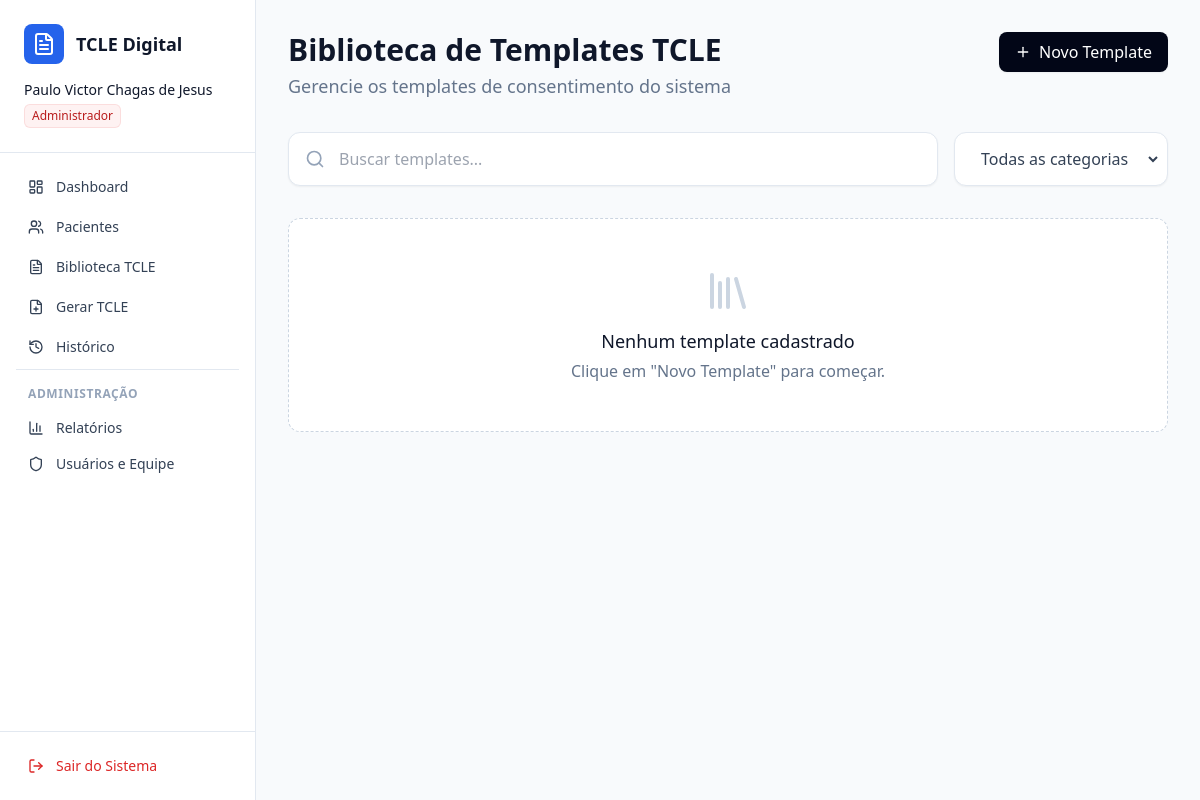
The app's page /biblioteca/ (signed in), older data.
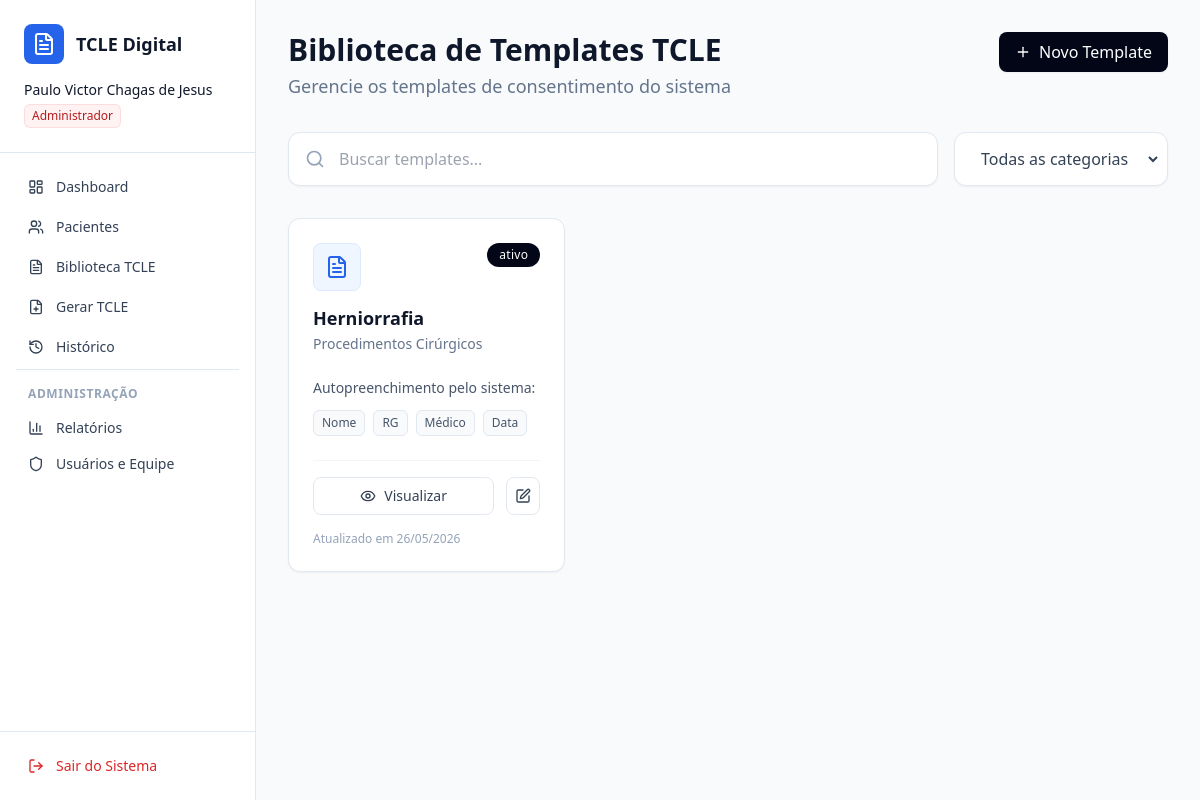
The same page, newer data.
### usuarios/models.py (models this page shows, shortened)
class Usuario(AbstractUser):
    username = None
    email = models.EmailField('Endereço de E-mail', unique=True)
    nome = models.CharField('Nome Completo', max_length=255)
    OPCOES_DE_PERFIL = (
        ('ADMIN', 'Administrador'),
        ('PADRAO', 'Usuário Padrão'),
    )
    perfil = models.CharField(max_length=10, choices=OPCOES_DE_PERFIL, default='PADRAO')
    profissao = models.CharField(max_length=100, blank=True, null=True)
    USERNAME_FIELD = 'email'
    REQUIRED_FIELDS = ['nome']
    objects = UsuarioManager()

### pacientes/models.py (models this page shows, shortened)
class TemplateTCLE(models.Model):
    CATEGORIAS = (
        ('CIRURGICO', 'Procedimentos Cirúrgicos'),
        ('ANESTESICO', 'Procedimentos Anestésicos'),
        ('EXAME', 'Exames Diagnósticos Invasivos'),
        ('HEMOTERAPIA', 'Hemoterapia'),
        ('ODONTO', 'Procedimentos Odontológicos'),
        ('ALTO_RISCO', 'Terapias de Alto Risco'),
    )
    titulo = models.CharField('Título do Template', max_length=200)
    categoria = models.CharField('Categoria', max_length=20, choices=CATEGORIAS)
    texto_base = models.TextField('Texto do Documento')
    ativo = models.BooleanField(default=True)
    atualizado_em = models.DateTimeField(auto_now=True)
    criado_por = models.ForeignKey(settings.AUTH_USER_MODEL, on_delete=models.SET_NULL, null=True)

### pacientes/views.py (the view, shortened to what this page needs)
# urls.py: path('biblioteca/', pacientes_views.biblioteca_tcle, name='biblioteca'),
@login_required
def biblioteca_tcle(request):
    templates = TemplateTCLE.objects.all().order_by('-atualizado_em')
    return render(request, 'pacientes/biblioteca.html', {'templates': templates})

### pacientes/templates/pacientes/biblioteca.html (shortened to what this page needs)
{% extends 'usuarios/base.html' %}
{% block conteudo %}
<div class="p-8 max-w-7xl mx-auto">
    <div class="flex justify-between items-start mb-8">
        <div>
            <h1 class="text-3xl font-semibold text-slate-900 mb-1">Biblioteca de Templates TCLE</h1>
            <p class="text-slate-500 text-lg">Gerencie os templates de consentimento do sistema</p>
        </div>
        <button onclick="abrirModal('modalNovoTemplate')"
            class="bg-slate-950 text-white px-4 py-2 rounded-lg font-medium flex items-center gap-2 hover:bg-slate-800 transition-colors shadow-sm">
            <i data-lucide="plus" class="w-4 h-4"></i>
            Novo Template
        </button>
    </div>
    <div class="flex gap-4 mb-8">
        <div class="relative flex-1 bg-white border border-slate-200 rounded-xl p-1.5 shadow-sm">
            <i data-lucide="search"
                class="absolute left-4 top-1/2 transform -translate-y-1/2 text-slate-400 w-5 h-5"></i>
            <input type="text" placeholder="Buscar templates..."
                class="w-full bg-transparent border-none pl-11 pr-4 py-2 text-slate-700 focus:outline-none focus:ring-0">
        </div>
        <div class="bg-white border border-slate-200 rounded-xl shadow-sm p-1.5">
            <select
                class="bg-transparent border-none text-slate-700 py-2 px-4 focus:outline-none focus:ring-0 cursor-pointer">
                <option>Todas as categorias</option>
            </select>
        </div>
    </div>
    <div class="grid grid-cols-1 md:grid-cols-2 lg:grid-cols-3 gap-6">
        {% for template in templates %}
        <div
            class="bg-white border border-slate-200 rounded-xl p-6 shadow-sm relative flex flex-col h-full hover:shadow-md transition-shadow">
            <span
                class="absolute top-6 right-6 bg-slate-950 text-white text-xs px-3 py-1 rounded-full font-medium tracking-wide">
                {% if template.ativo %}ativo{% else %}inativo{% endif %}
            </span>
            <div class="bg-blue-50 w-12 h-12 rounded-lg flex items-center justify-center mb-4 border border-blue-100">
                <i data-lucide="file-text" class="w-6 h-6 text-blue-600"></i>
            </div>
            <h3 class="text-lg font-semibold text-slate-900 leading-tight mb-1">{{ template.titulo }}</h3>
            <p class="text-slate-500 text-sm mb-6">{{ template.get_categoria_display }}</p>
            <div class="mt-auto">
                <p class="text-sm text-slate-600 mb-3">Autopreenchimento pelo sistema:</p>
                <div class="flex flex-wrap gap-2 mb-6">
                    <span
                        class="border border-slate-200 text-slate-600 text-xs px-2 py-1 rounded-md bg-slate-50">Nome</span>
                    <span
                        class="border border-slate-200 text-slate-600 text-xs px-2 py-1 rounded-md bg-slate-50">RG</span>
                    <span
                        class="border border-slate-200 text-slate-600 text-xs px-2 py-1 rounded-md bg-slate-50">Médico</span>
                    <span
                        class="border border-slate-200 text-slate-600 text-xs px-2 py-1 rounded-md bg-slate-50">Data</span>
                </div>
                <div class="flex gap-3 pt-4 border-t border-slate-100">
                    <button data-titulo="{{ template.titulo }}" data-categoria="{{ template.get_categoria_display }}"
                        data-texto="{{ template.texto_base }}" onclick="abrirModalVisualizarTemplate(this)"
                        class="flex-1 border border-slate-200 text-slate-700 py-2 rounded-lg font-medium text-sm flex justify-center items-center gap-2 hover:bg-slate-50 transition-colors">
                        <i data-lucide="eye" class="w-4 h-4"></i> Visualizar
                    </button>
                    <button data-id="{{ template.id }}" data-titulo="{{ template.titulo }}"
                        data-categoria="{{ template.categoria }}" data-texto="{{ template.texto_base }}"
                        data-ativo="{{ template.ativo|yesno:'true,false' }}" onclick="abrirModalEditarTemplate(this)"
                        class="border border-slate-200 text-slate-700 p-2 rounded-lg hover:bg-slate-50 transition-colors">
                        <i data-lucide="edit" class="w-4 h-4"></i>
                    </button>
                </div>
                <p class="text-xs text-slate-400 mt-4">Atualizado em {{ template.atualizado_em|date:"d/m/Y" }}</p>
            </div>
        </div>
        {% empty %}
        <div class="col-span-full text-center py-12 bg-white rounded-xl border border-dashed border-slate-300">
            <i data-lucide="library" class="w-12 h-12 mx-auto text-slate-300 mb-3"></i>
            <h3 class="text-lg font-medium text-slate-900">Nenhum template cadastrado</h3>
            <p class="text-slate-500 mt-1">Clique em "Novo Template" para começar.</p>
        </div>
        {% endfor %}
    </div>
</div>
{% endblock %}

### usuarios/templates/usuarios/base.html (shortened to what this page needs)
<!DOCTYPE html>
<html lang="pt-br">
<head>
    <script src="https://cdn.tailwindcss.com"></script>
</head>
<body class="bg-slate-50 text-slate-900 h-screen flex overflow-hidden">
    <aside class="w-64 bg-white border-r border-slate-200 h-screen flex flex-col">
        <div class="p-6 border-b border-slate-200">
            <div class="flex items-center gap-3 mb-4">
                <div class="bg-blue-600 p-2 rounded-lg">
                    <i data-lucide="file-text" class="w-6 h-6 text-white"></i>
                </div>
                <h2 class="font-semibold text-lg">TCLE Digital</h2>
            </div>
            <div class="space-y-1">
                <p class="text-sm font-medium text-slate-900">{{ request.user.nome }}</p>
                {% if request.user.perfil == 'ADMIN' %}
                <span
                    class="inline-flex items-center rounded-md bg-red-50 px-2 py-1 text-xs font-medium text-red-700 ring-1 ring-inset ring-red-600/10">Administrador</span>
                {% else %}
                <span
                    class="inline-flex items-center rounded-md bg-blue-50 px-2 py-1 text-xs font-medium text-blue-700 ring-1 ring-inset ring-blue-700/10">Usuário
                    Padrão</span>
                {% endif %}
            </div>
        </div>
        <nav class="flex-1 p-4 space-y-1 overflow-y-auto">
            <a href="{% url 'dashboard' %}"
                class="flex items-center w-full px-3 py-2 text-sm font-medium rounded-md hover:bg-slate-50 text-slate-700">
                <i data-lucide="layout-dashboard" class="w-4 h-4 mr-3"></i> Dashboard
            </a>
            <a href="{% url 'pacientes' %}"
                class="flex items-center w-full px-3 py-2 text-sm font-medium rounded-md hover:bg-slate-50 text-slate-700">
                <i data-lucide="users" class="w-4 h-4 mr-3"></i> Pacientes
            </a>
            <a href="{% url 'biblioteca' %}"
                class="flex items-center w-full px-3 py-2 text-sm font-medium rounded-md hover:bg-slate-50 text-slate-700">
                <i data-lucide="file-text" class="w-4 h-4 mr-3"></i> Biblioteca TCLE
            </a>
            <a href="#"
                class="flex items-center w-full px-3 py-2 text-sm font-medium rounded-md hover:bg-slate-50 text-slate-700">
                <i data-lucide="file-plus" class="w-4 h-4 mr-3"></i> Gerar TCLE
            </a>
            <a href="#"
                class="flex items-center w-full px-3 py-2 text-sm font-medium rounded-md hover:bg-slate-50 text-slate-700">
                <i data-lucide="history" class="w-4 h-4 mr-3"></i> Histórico
            </a>
            {% if request.user.perfil == 'ADMIN' %}
            <div class="pt-4 mt-4 border-t border-slate-200">
                <p class="px-3 text-xs font-semibold text-slate-400 uppercase tracking-wider mb-2">Administração</p>
                <a href="#"
                    class="flex items-center w-full px-3 py-2 text-sm font-medium rounded-md hover:bg-slate-50 text-slate-700">
                    <i data-lucide="bar-chart-3" class="w-4 h-4 mr-3"></i> Relatórios
                </a>
                <a href="{% url 'gerenciar_equipe' %}"
                    class="flex items-center w-full px-3 py-2 text-sm font-medium rounded-md hover:bg-slate-50 text-slate-700">
                    <i data-lucide="shield" class="w-4 h-4 mr-3"></i> Usuários e Equipe
                </a>
            </div>
            {% endif %}
        </nav>
        <div class="p-4 border-t border-slate-200">
            <form action="{% url 'logout' %}" method="post">
                <button type="submit"
                    class="flex items-center w-full px-3 py-2 text-sm font-medium rounded-md text-red-600 hover:bg-red-50 hover:text-red-700">
                    <i data-lucide="log-out" class="w-4 h-4 mr-3"></i> Sair do Sistema
                </button>
            </form>
        </div>
    </aside>
    <main class="flex-1 overflow-y-auto">
        {% block conteudo %}{% endblock %}
    </main>
</body>
</html>

Row changes from the older to the newer data that the page shows:
added TemplateTCLE: ativo "ativo", titulo "Herniorrafia", categoria "Procedimentos Cirúrgicos", atualizado_em "26/05/2026"
Text that changed along with them:
text no longer shown: "Nenhum template cadastrado Clique em \"Novo Template\" para começar."
